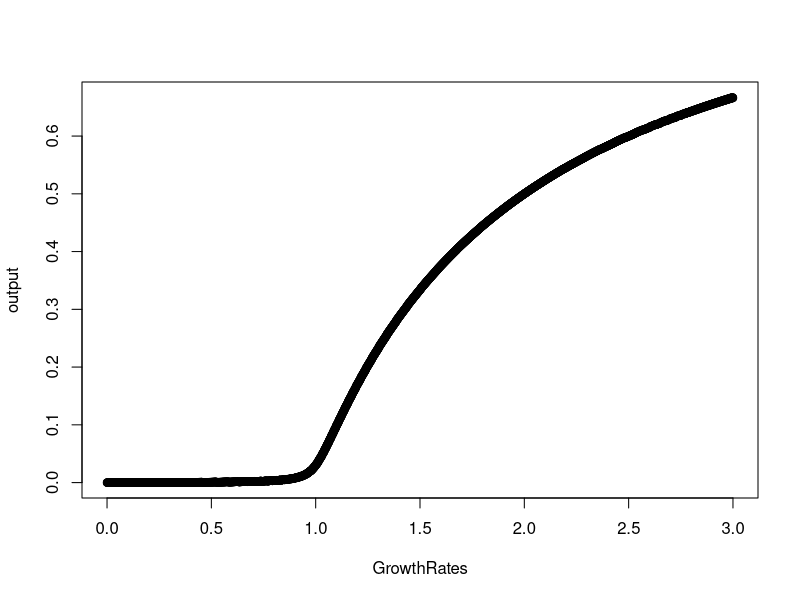
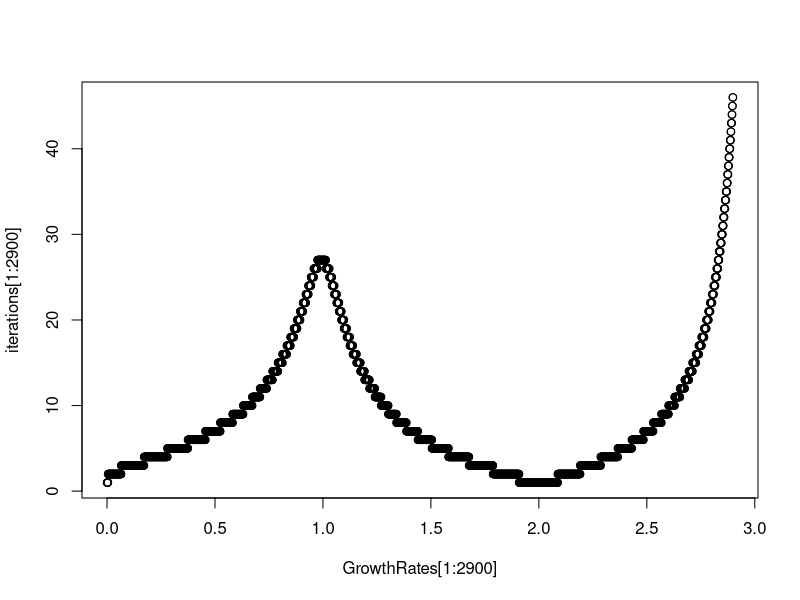

These figures' R source, in order:
### Equation
## New Population = Growth Factor * Previous Population * ( 1 - Previous Population)


## Growth Rate 0-3
x = 100
counter = 1
precision = 0.001
startingPopulation = 0.5

GrowthRates <- seq(0,3,0.001);

output <- vector(mode = "double" , length = length(GrowthRates))
iterations <- vector(mode = "double" , length = length(GrowthRates))

for ( i in 1:length(GrowthRates)){
  thisGrowthRate = GrowthRates[i]
  counter = 1;
  x = 100;
  iter <- 0;

  
  while ( x > precision){
    if ( counter == 1 ){
    prevIter <- thisGrowthRate * startingPopulation * ( 1 - startingPopulation)
    counter <- 2
    } else {
      thisIter <- thisGrowthRate * prevIter * ( 1 - prevIter)
      x <- abs ( thisIter - prevIter)
      prevIter <- thisIter
      iter <- iter + 1
    }
  }
  
  output[i] <- thisIter  
  iterations[i] <- iter
}




plot(GrowthRates, output)
plot(GrowthRates[1:2900], iterations[1:2900])
